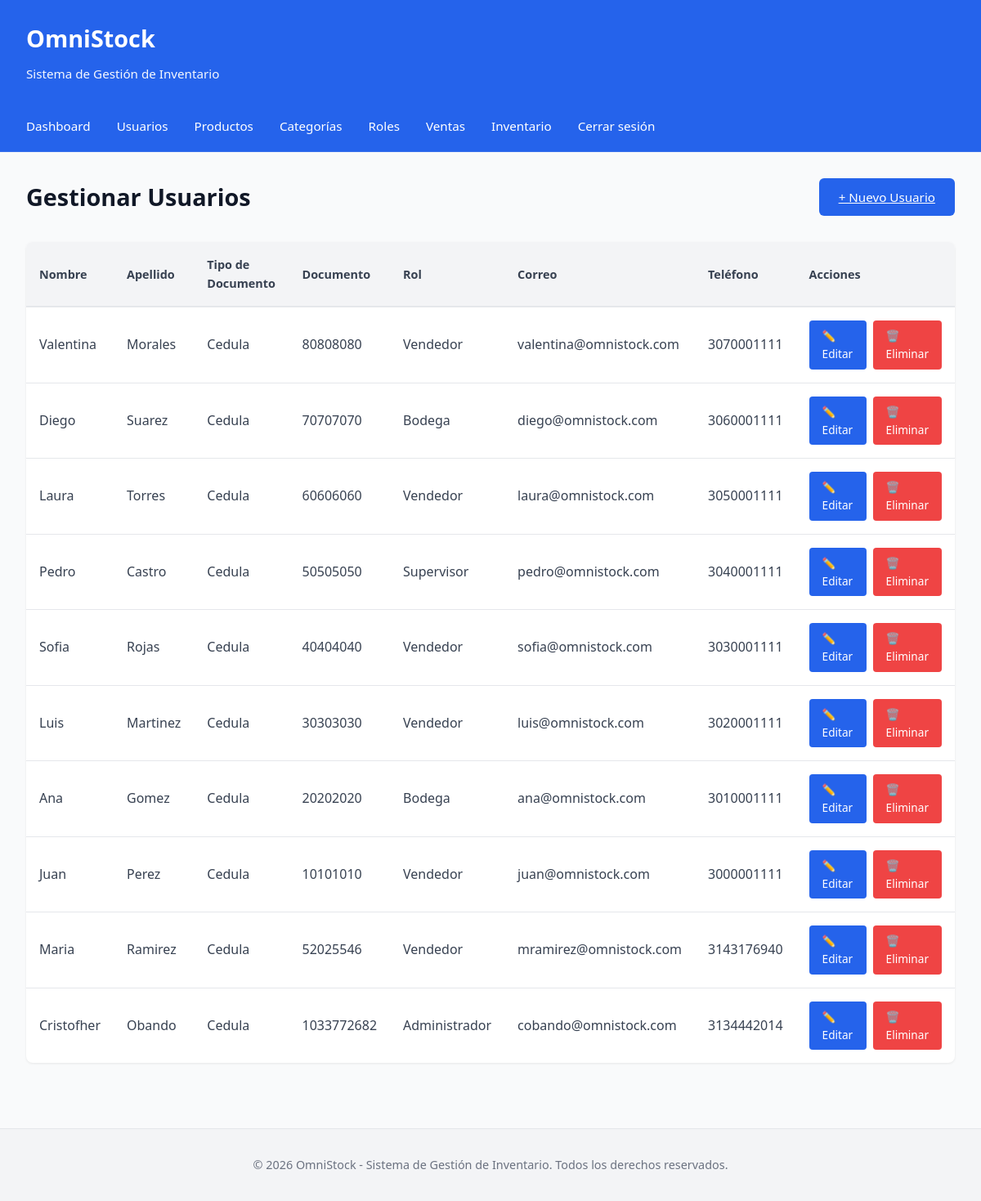
Page /usuarios/index.php (signed in) on the committed database.
### tables this page shows
CREATE TABLE usuarios(
id_usuario INT AUTO_INCREMENT PRIMARY KEY,
nom_usuario VARCHAR(50),
apell_usuario VARCHAR(50),
tipo_documento INT,
N_documento VARCHAR(20),
telefono VARCHAR(20),
correo_usuario VARCHAR(100),
password_usuario VARCHAR(255),
rol INT,
FOREIGN KEY (tipo_documento) REFERENCES tip_documento(id_tip_documento),
FOREIGN KEY (rol) REFERENCES rol(id_rol)
);

CREATE TABLE tip_documento(
id_tip_documento INT AUTO_INCREMENT PRIMARY KEY,
tip_documento VARCHAR(20)
);

CREATE TABLE rol(
id_rol INT AUTO_INCREMENT PRIMARY KEY,
nombre_rol VARCHAR(20),
descripcion_rol VARCHAR(100)
);

### usuarios/index.php (the view, shortened to what this page needs)
<?php
include("../config/conexion.php");
include("../includes/header.php");
$sql = "SELECT u.id_usuario,u.nom_usuario,u.apell_usuario,td.tip_documento,u.N_documento, r.nombre_rol,u.correo_usuario,u.telefono
FROM usuarios u
INNER JOIN rol r ON u.rol = r.id_rol
INNER JOIN tip_documento td ON u.tipo_documento=td.id_tip_documento
ORDER BY u.id_usuario DESC;";
$result = $conn->query($sql);
?>
<div class="action-header">
    <h2>Gestionar Usuarios</h2>
    <a href="crear.php" class="btn">+ Nuevo Usuario</a>
</div>
<table>
    <thead>
        <tr>
            <th>Nombre</th>
            <th>Apellido</th>
            <th>Tipo de Documento</th>
            <th>Documento</th>
            <th>Rol</th>
            <th>Correo</th>
            <th>Teléfono</th>
            <th>Acciones</th>
        </tr>
    </thead>
    <tbody>
        <?php while($row=$result->fetch_assoc()){ ?>
        <tr>
            <td><?php echo htmlspecialchars($row['nom_usuario']); ?></td>
            <td><?php echo htmlspecialchars($row['apell_usuario']); ?></td>
            <td><?php echo htmlspecialchars($row['tip_documento']); ?></td>
            <td><?php echo htmlspecialchars($row['N_documento']); ?></td>
            <td><?php echo htmlspecialchars($row['nombre_rol']); ?></td>
            <td><?php echo htmlspecialchars($row['correo_usuario']); ?></td>
            <td><?php echo htmlspecialchars($row['telefono'] ?? '-'); ?></td>
            <td>
                <div class="actions">
                    <a href="editar.php?id=<?php echo $row['id_usuario']; ?>">✏️ Editar</a>
                    <a href="eliminar.php?id=<?php echo $row['id_usuario']; ?>" class="delete" onclick="return confirm('¿Está seguro de eliminar este usuario?')">🗑️ Eliminar</a>
                </div>
            </td>
        </tr>
        <?php } ?>
    </tbody>
</table>
<?php include("../includes/footer.php"); ?>

### css/estilos.css (style rules this page uses)
* { margin: 0; padding: 0; box-sizing: border-box; }
body { font-family: 'Segoe UI', Tahoma, Geneva, Verdana, sans-serif; background-color: #f9fafb; color: #374151; line-height: 1.6; }
button, .btn, input[type="button"], input[type="submit"] { background-color: #2563eb; color: white; border: none; padding: 0.7rem 1.5rem; border-radius: 6px; cursor: pointer; font-size: 0.95rem; font-weight: 500; transition: all 0.2s; }
table { width: 100%; border-collapse: collapse; background-color: white; border-radius: 8px; overflow: hidden; box-shadow: 0 1px 3px rgba(0, 0, 0, 0.08); }
thead { background-color: #f3f4f6; border-bottom: 2px solid #e5e7eb; }
th { padding: 1rem; text-align: left; font-weight: 600; color: #374151; font-size: 0.9rem; }
td { padding: 1rem; border-bottom: 1px solid #e5e7eb; }
tbody tr:last-child td { border-bottom: none; }
.actions { display: flex; gap: 0.5rem; }
.actions a { display: inline-block; padding: 0.5rem 1rem; background-color: #2563eb; color: white; text-decoration: none; border-radius: 4px; font-size: 0.85rem; transition: all 0.2s; }
.actions a.delete { background-color: #ef4444; }
.action-header { display: flex; justify-content: space-between; align-items: center; margin-bottom: 2rem; }
.action-header h2 { font-size: 1.8rem; font-weight: 600; color: #111827; }

### rows in the picture
usuarios: nom_usuario "Valentina", apell_usuario "Morales", tipo_documento.tip_documento "Cedula", N_documento "80808080", rol.nombre_rol "Vendedor", correo_usuario "valentina@omnistock.com", telefono "3070001111"
usuarios: nom_usuario "Diego", apell_usuario "Suarez", tipo_documento.tip_documento "Cedula", N_documento "70707070", rol.nombre_rol "Bodega", correo_usuario "diego@omnistock.com", telefono "3060001111"
usuarios: nom_usuario "Laura", apell_usuario "Torres", tipo_documento.tip_documento "Cedula", N_documento "60606060", rol.nombre_rol "Vendedor", correo_usuario "laura@omnistock.com", telefono "3050001111"
usuarios: nom_usuario "Pedro", apell_usuario "Castro", tipo_documento.tip_documento "Cedula", N_documento "50505050", rol.nombre_rol "Supervisor", correo_usuario "pedro@omnistock.com", telefono "3040001111"
usuarios: nom_usuario "Sofia", apell_usuario "Rojas", tipo_documento.tip_documento "Cedula", N_documento "40404040", rol.nombre_rol "Vendedor", correo_usuario "sofia@omnistock.com", telefono "3030001111"
usuarios: nom_usuario "Luis", apell_usuario "Martinez", tipo_documento.tip_documento "Cedula", N_documento "30303030", rol.nombre_rol "Vendedor", correo_usuario "luis@omnistock.com", telefono "3020001111"
usuarios: nom_usuario "Ana", apell_usuario "Gomez", tipo_documento.tip_documento "Cedula", N_documento "20202020", rol.nombre_rol "Bodega", correo_usuario "ana@omnistock.com", telefono "3010001111"
usuarios: nom_usuario "Juan", apell_usuario "Perez", tipo_documento.tip_documento "Cedula", N_documento "10101010", rol.nombre_rol "Vendedor", correo_usuario "juan@omnistock.com", telefono "3000001111"
usuarios: nom_usuario "Maria", apell_usuario "Ramirez", tipo_documento.tip_documento "Cedula", N_documento "52025546", rol.nombre_rol "Vendedor", correo_usuario "mramirez@omnistock.com", telefono "3143176940"
usuarios: nom_usuario "Cristofher", apell_usuario "Obando", tipo_documento.tip_documento "Cedula", N_documento "1033772682", rol.nombre_rol "Administrador", correo_usuario "cobando@omnistock.com", telefono "3134442014"
